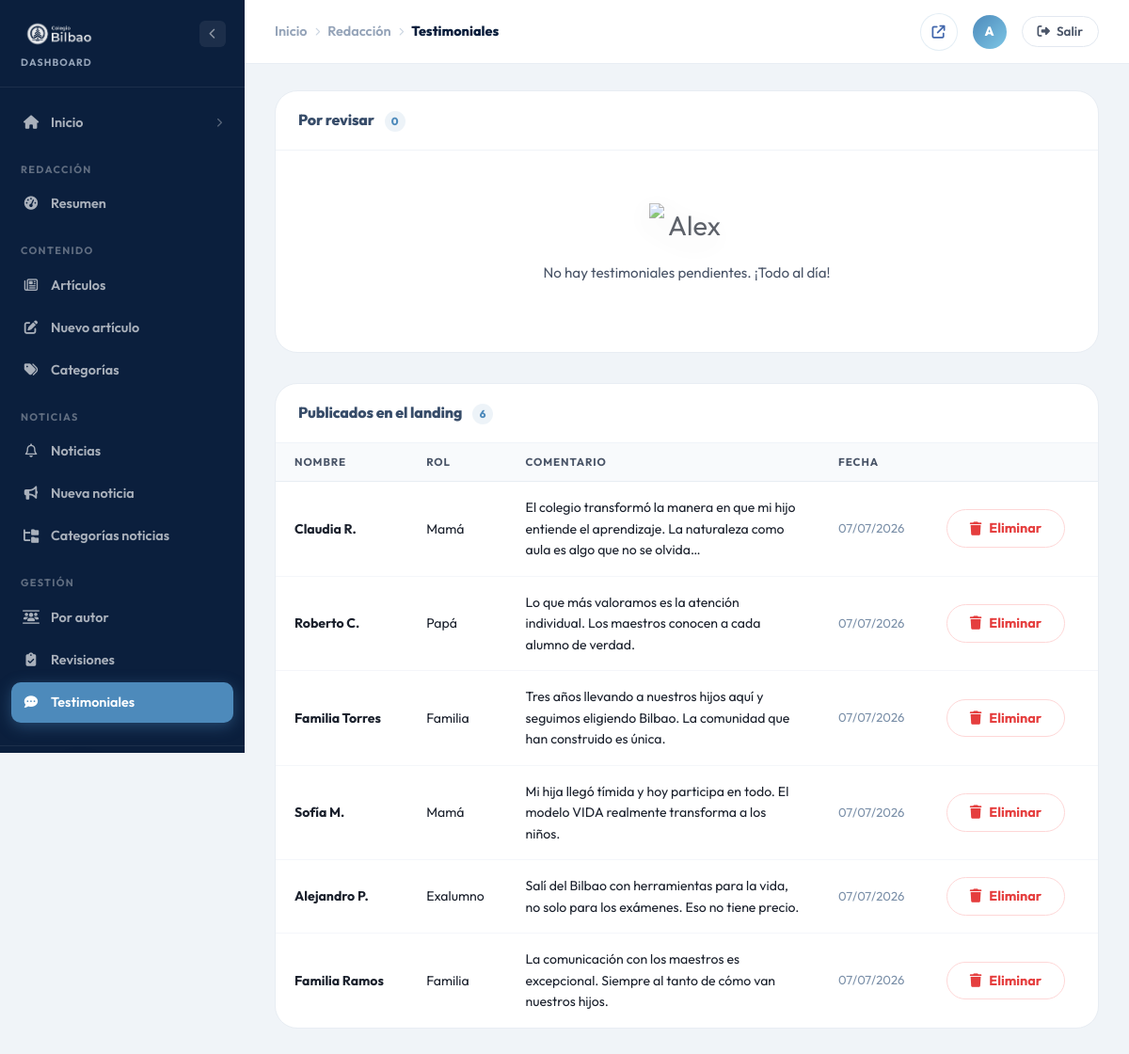
The app's page /dashboard/testimoniales (signed in) with its own data.
### tables this page shows
CREATE TABLE testimoniales (
  id         INT AUTO_INCREMENT PRIMARY KEY,
  nombre     VARCHAR(100) NOT NULL,
  rol        ENUM('Papá','Mamá','Exalumno','Exalumna','Familia') NOT NULL,
  comentario TEXT NOT NULL,
  aprobado   TINYINT(1) NOT NULL DEFAULT 0,
  created_at TIMESTAMP DEFAULT CURRENT_TIMESTAMP
);

### controllers/BlogController.php (called while the page is built, shortened)
<?php
class BlogController {
    public static function testimoniales(Router $router) {
        $testimoniales = Testimonial::todos();
        $router->renderAdmin('blog/testimoniales/index', [
            'titulo'        => 'Testimoniales',
            'testimoniales' => $testimoniales,
        ]);
    }
}

### index.php (called while the page is built, shortened)
<?php
(function() {
    $uri = parse_url($_SERVER['REQUEST_URI'] ?? '/', PHP_URL_PATH);
    if (!preg_match('#^/build/(.+)$#', $uri, $m)) return;
    $file = __DIR__ . '/public/build/' . $m[1];
    readfile($file);
    exit;
})();
$router = new Router();
$router->get('/', [EstaticasController::class, 'index']);
$router->get('/conocenos/quienes-somos', [EstaticasController::class, 'quienessomos']);
$router->get('/conocenos/equipo-educativo', [EstaticasController::class, 'equipoeducativo']);
$router->get('/conocenos/instalaciones', [EstaticasController::class, 'instalaciones']);
$router->get('/conocenos/certificaciones-y-reconocimientos', [EstaticasController::class, 'certificaciones']);
$router->get('/modelo-educativo/modelo-vida', [EstaticasController::class, 'modelovida']);
$router->get('/modelo-educativo/filosofia-y-metodologia', [EstaticasController::class, 'filosofiametodologia']);
$router->get('/modelo-educativo/aprendizaje-integral', [EstaticasController::class, 'aprendizajeintegral']);
$router->get('/modelo-educativo/idiomas', [EstaticasController::class, 'idiomas']);
$router->get('/niveles', [EstaticasController::class, 'niveles']);
$router->get('/niveles-academicos/preescolar', [EstaticasController::class, 'preescolar']);
$router->get('/niveles-academicos/primaria', [EstaticasController::class, 'primaria']);
$router->get('/niveles-academicos/secundaria', [EstaticasController::class, 'secundaria']);
$router->get('/niveles-academicos/preparatoria', [EstaticasController::class, 'preparatoria']);
$router->get('/vida-escolar/afterschool-extracurriculares', [EstaticasController::class, 'afterschool']);
$router->get('/vida-escolar/cuidado-y-bienestar', [EstaticasController::class, 'cuidadobienestar']);
$router->get('/vida-escolar/eventos-y-tradiciones', [EstaticasController::class, 'eventostradicones']);
$router->get('/vida-escolar/futuro-universitario-becas', [EstaticasController::class, 'futurouniversitario']);
$router->get('/vida-escolar/programa-dual', [EstaticasController::class, 'programadual']);
$router->get('/vida-escolar/servicios-para-familias', [EstaticasController::class, 'serviciofamilias']);
$router->get('/admisiones', [EstaticasController::class, 'inicio']);
$router->get('/admisiones/proceso', [EstaticasController::class, 'proceso']);
$router->get('/admisiones/preguntas-frecuentes', [EstaticasController::class, 'preguntasfrecuentes']);
$router->get('/admisiones/convenios', [EstaticasController::class, 'convenios']);
$router->get('/admisiones/convocatoria-becas', [EstaticasController::class, 'convocatoriabecas']);
$router->get('/admisiones/contacto', [EstaticasController::class, 'contacto']);
$router->get('/comunidad/estudiantes', [EstaticasController::class, 'estudiantes']);
$router->get('/comunidad/familias', [EstaticasController::class, 'familias']);
$router->get('/comunidad/colaboradores', [EstaticasController::class, 'colaboradores']);
$router->get('/noticias', [EstaticasController::class, 'noticias']);
$router->pattern('/noticias/{slug}', [EstaticasController::class, 'noticiaDetalle']);
$router->get('/contacto', [EstaticasController::class, 'contacto']);
$router->get('/contacto/directorio', [EstaticasController::class, 'directorio']);
$router->get('/contacto/cultura-y-talento', [EstaticasController::class, 'culturatalento']);
$router->get('/contacto/proveedores', [EstaticasController::class, 'proveedores']);
$router->get('/feedback-testimoniales',  [EstaticasController::class, 'feedbackTestimoniales']);
$router->post('/feedback-testimoniales', [EstaticasController::class, 'feedbackTestimoniales']);
$router->get('/aviso-privacidad', [EstaticasController::class, 'avisoprivacidad']);
$router->get('/terminos-y-condiciones', [EstaticasController::class, 'terminoscondiciones']);
$router->get('/mapa-del-sitio', [EstaticasController::class, 'mapadelsitio']);
$router->get('/cuenta/login', [AuthController::class, 'login']);
$router->post('/cuenta/login', [AuthController::class, 'login']);
$router->post('/cuenta/logout', [AuthController::class, 'logout']);
$router->get('/registro', [AuthController::class, 'registro']);
$router->post('/registro', [AuthController::class, 'registro']);
$router->get('/olvide', [AuthController::class, 'olvide']);
$router->post('/olvide', [AuthController::class, 'olvide']);
$router->get('/reestablecer', [AuthController::class, 'reestablecer']);
$router->post('/reestablecer', [AuthController::class, 'reestablecer']);
$router->get('/mensaje', [AuthController::class, 'mensaje']);
$router->get('/confirmar-cuenta', [AuthController::class, 'confirmar']);
$router->get('/blog', [BlogController::class, 'blogPublico']);
$router->pattern('/blog/{slug}', [BlogController::class, 'verArticulo']);
$router->get('/login', [BlogController::class, 'login']);
$router->post('/login', [BlogController::class, 'login']);
$router->post('/logout', [BlogController::class, 'logout']);
$router->get('/dashboard', [BlogController::class, 'home']);
$router->get('/dashboard/redaccion', [BlogController::class, 'redaccion']);
$router->get('/dashboard/suplencias', [BlogController::class, 'suplencias']);
$router->get('/dashboard/suplencias/crear', [BlogController::class, 'crearSuplencia']);
$router->post('/dashboard/suplencias/crear', [BlogController::class, 'crearSuplencia']);
$router->get('/dashboard/suplencias/editar', [BlogController::class, 'editarSuplencia']);
$router->post('/dashboard/suplencias/editar', [BlogController::class, 'editarSuplencia']);
$router->post('/dashboard/suplencias/eliminar', [BlogController::class, 'eliminarSuplencia']);
$router->get('/dashboard/suplencias/buscar-colaboradores', [BlogController::class, 'buscarColaboradores']);
$router->get('/dashboard/articulos', [BlogController::class, 'articulos']);
$router->get('/dashboard/articulos/crear', [BlogController::class, 'crearArticulo']);
$router->post('/dashboard/articulos/crear', [BlogController::class, 'crearArticulo']);
$router->get('/dashboard/articulos/editar', [BlogController::class, 'editarArticulo']);
$router->post('/dashboard/articulos/editar', [BlogController::class, 'editarArticulo']);
$router->post('/dashboard/articulos/eliminar', [BlogController::class, 'eliminarArticulo']);
$router->post('/dashboard/articulos/enviar-revision', [BlogController::class, 'enviarRevisionArticulo']);
$router->post('/dashboard/articulos/aprobar', [BlogController::class, 'aprobarArticulo']);
$router->post('/dashboard/articulos/rechazar', [BlogController::class, 'rechazarArticulo']);
$router->post('/dashboard/articulos/like', [BlogController::class, 'likeArticulo']);
$router->get('/dashboard/usuarios', [BlogController::class, 'usuarios']);
$router->get('/dashboard/usuarios/cumpleanos', [BlogController::class, 'cumpleanos']);
$router->get('/dashboard/usuarios/crear', [BlogController::class, 'crearUsuario']);
$router->post('/dashboard/usuarios/crear', [BlogController::class, 'crearUsuario']);
$router->get('/dashboard/usuarios/editar', [BlogController::class, 'editarUsuario']);
$router->post('/dashboard/usuarios/editar', [BlogController::class, 'editarUsuario']);
$router->post('/dashboard/usuarios/eliminar', [BlogController::class, 'eliminarUsuario']);
$router->get('/dashboard/perfil', [BlogController::class, 'perfil']);
$router->post('/dashboard/perfil', [BlogController::class, 'perfil']);
$router->get('/dashboard/categorias', [BlogController::class, 'categorias']);
$router->get('/dashboard/categorias/crear', [BlogController::class, 'crearCategoria']);
$router->post('/dashboard/categorias/crear', [BlogController::class, 'crearCategoria']);
$router->get('/dashboard/categorias/editar', [BlogController::class, 'editarCategoria']);
$router->post('/dashboard/categorias/editar', [BlogController::class, 'editarCategoria']);
$router->post('/dashboard/categorias/eliminar', [BlogController::class, 'eliminarCategoria']);
$router->get('/dashboard/noticias', [BlogController::class, 'noticias']);
$router->get('/dashboard/noticias/crear', [BlogController::class, 'crearNoticia']);
$router->post('/dashboard/noticias/crear', [BlogController::class, 'crearNoticia']);
$router->get('/dashboard/noticias/editar', [BlogController::class, 'editarNoticia']);
$router->post('/dashboard/noticias/editar', [BlogController::class, 'editarNoticia']);
$router->post('/dashboard/noticias/eliminar', [BlogController::class, 'eliminarNoticia']);
$router->post('/dashboard/noticias/enviar-revision', [BlogController::class, 'enviarRevisionNoticia']);
$router->post('/dashboard/noticias/aprobar', [BlogController::class, 'aprobarNoticia']);
$router->post('/dashboard/noticias/rechazar', [BlogController::class, 'rechazarNoticia']);
$router->post('/dashboard/noticias/like', [BlogController::class, 'likeNoticia']);
$router->get('/dashboard/noticias/categorias', [BlogController::class, 'categoriasNoticias']);
$router->get('/dashboard/noticias/categorias/crear', [BlogController::class, 'crearCategoriaNoticia']);
$router->post('/dashboard/noticias/categorias/crear', [BlogController::class, 'crearCategoriaNoticia']);
$router->get('/dashboard/noticias/categorias/editar', [BlogController::class, 'editarCategoriaNoticia']);
$router->post('/dashboard/noticias/categorias/editar', [BlogController::class, 'editarCategoriaNoticia']);
$router->post('/dashboard/noticias/categorias/eliminar', [BlogController::class, 'eliminarCategoriaNoticia']);
$router->get('/dashboard/testimoniales',           [BlogController::class, 'testimoniales']);
$router->post('/dashboard/testimoniales/aprobar',  [BlogController::class, 'aprobarTestimonial']);
$router->post('/dashboard/testimoniales/rechazar', [BlogController::class, 'rechazarTestimonial']);
$router->get('/dashboard/revisiones', [BlogController::class, 'revisiones']);
$router->get('/dashboard/mis-revisiones', [BlogController::class, 'misRevisiones']);
$router->get('/dashboard/notificaciones',             [BlogController::class, 'notificaciones']);
$router->post('/dashboard/notificaciones/leer',       [BlogController::class, 'marcarNotificacionLeida']);
$router->post('/dashboard/notificaciones/leer-todas', [BlogController::class, 'marcarTodasLeidas']);
$router->get('/dashboard/autores', [BlogController::class, 'autores']);
$router->get('/blog/login',     function() { header('Location: /login', true, 301); exit; });
$router->get('/blog/articulos', function() { header('Location: /dashboard/articulos', true, 301); exit; });
$router->get('/blog/usuarios',  function() { header('Location: /dashboard/usuarios', true, 301); exit; });
$router->get('/blog/categorias',function() { header('Location: /dashboard/categorias', true, 301); exit; });
$router->get('/blog/noticias',  function() { header('Location: /dashboard/noticias', true, 301); exit; });
$router->get('/blog/dashboard', function() { header('Location: /dashboard', true, 301); exit; });
$router->comprobarRutas();

### models/ActiveRecord.php (called while the page is built, shortened)
<?php
class ActiveRecord {
    protected static $db;
    public static function setDB($database) {
        self::$db = $database;
    }
    public static function consultarSQL($query) {
        $resultado = self::$db->query($query);
        $array = [];
        while($registro = $resultado->fetch_assoc()) {
            $array[] = static::crearObjeto($registro);
        }
        return $array;
    }
    protected static function crearObjeto($registro) {
        $objeto = new static;
        foreach($registro as $key => $value ) {
            if(property_exists( $objeto, $key  )) {
                $objeto->$key = $value;
            }
        }
        return $objeto;
    }
}

### models/Testimonial.php (called while the page is built, shortened)
<?php
class Testimonial extends ActiveRecord {
    public static function todos(): array {
        return self::consultarSQL(
            "SELECT * FROM testimoniales ORDER BY aprobado ASC, created_at DESC"
        );
    }
}

### views/blog/testimoniales/index.php (the view, shortened to what this page needs)
<div class="admin-layout">
    <?php include __DIR__ . '/../_sidebar.php'; ?>
    <div class="admin-main">
        <header class="admin-topbar">
            <div class="admin-topbar__left">
            </div>
            <div class="admin-topbar__actions">
                <?php include __DIR__ . '/../_topbar-avatar.php'; ?>
                <form action="/logout" method="POST" style="display:flex;align-items:center;">
                    <button type="submit" class="admin-logout-btn">
                        <i class="fa-solid fa-right-from-bracket"></i> Salir
                    </button>
                </form>
            </div>
        </header>
        <main class="admin-content">
            <?php
            $pendientes = array_filter($testimoniales ?? [], fn($t) => !$t->aprobado);
            $aprobados  = array_filter($testimoniales ?? [], fn($t) => $t->aprobado);
            ?>
            <div class="admin-panel" style="margin-bottom:32px;">
                <div class="admin-panel__header">
                    <h2 class="admin-panel__title">
                        Por revisar
                        <span class="admin-panel__count"><?= count($pendientes) ?></span>
                    </h2>
                </div>
                <?php if (empty($pendientes)): ?>
                <div class="admin-empty-state">
                    <img src="/build/assets/img/alex/alex-lee.png" alt="Alex" class="admin-empty-state__img" style="width:80px;">
                    <p class="admin-empty-state__text">No hay testimoniales pendientes. ¡Todo al día!</p>
                </div>
                <?php endif; ?>
            </div>
            <div class="admin-panel">
                <div class="admin-panel__header">
                    <h2 class="admin-panel__title">
                        Publicados en el landing
                        <span class="admin-panel__count"><?= count($aprobados) ?></span>
                    </h2>
                </div>
                <?php if (empty($aprobados)): ?>
                <div class="admin-empty-state">
                    <p class="admin-empty-state__text">Aún no hay testimoniales aprobados.</p>
                </div>
                <?php else: ?>
                <div style="overflow-x:auto;">
                    <table class="admin-table">
                        <thead>
                            <tr>
                                <th>Nombre</th>
                                <th>Rol</th>
                                <th>Comentario</th>
                                <th>Fecha</th>
                                <th></th>
                            </tr>
                        </thead>
                        <tbody>
                        <?php foreach ($aprobados as $t): ?>
                            <tr>
                                <td><strong><?= htmlspecialchars($t->nombre) ?></strong></td>
                                <td><?= htmlspecialchars($t->rol) ?></td>
                                <td style="max-width:320px;"><?= htmlspecialchars(mb_substr($t->comentario, 0, 120)) ?><?= mb_strlen($t->comentario) > 120 ? '…' : '' ?></td>
                                <td style="white-space:nowrap;color:#7a8fa8;font-size:.82rem;"><?= date('d/m/Y', strtotime($t->created_at)) ?></td>
                                <td>
                                    <form method="POST" action="/dashboard/testimoniales/rechazar" data-confirm="¿Eliminar este testimonio publicado? Desaparecerá del sitio.">
                                        <button type="submit" class="admin-btn admin-btn--danger admin-btn--sm">
                                            <i class="fa-solid fa-trash"></i> Eliminar
                                        </button>
                                    </form>
                                </td>
                            </tr>
                        <?php endforeach; ?>
                        </tbody>
                    </table>
                </div>
                <?php endif; ?>
            </div>
        </main>
    </div>
</div>

### records on screen
testimoniales: nombre "Claudia R.", rol "Mamá", comentario "El colegio transformó la manera en que mi hijo entiende el aprendizaje. La naturaleza como aula es algo que no se olvida", created_at "07/07/2026"
testimoniales: nombre "Roberto C.", rol "Papá", comentario "Lo que más valoramos es la atención individual. Los maestros conocen a cada alumno de verdad.", created_at "07/07/2026"
testimoniales: nombre "Familia Torres", rol "Familia", comentario "Tres años llevando a nuestros hijos aquí y seguimos eligiendo Bilbao. La comunidad que han construido es única.", created_at "07/07/2026"
testimoniales: nombre "Sofía M.", rol "Mamá", comentario "Mi hija llegó tímida y hoy participa en todo. El modelo VIDA realmente transforma a los niños.", created_at "07/07/2026"
testimoniales: nombre "Alejandro P.", rol "Exalumno", comentario "Salí del Bilbao con herramientas para la vida, no solo para los exámenes. Eso no tiene precio.", created_at "07/07/2026"
testimoniales: nombre "Familia Ramos", rol "Familia", comentario "La comunicación con los maestros es excepcional. Siempre al tanto de cómo van nuestros hijos.", created_at "07/07/2026"

### other values on screen
$_cr['label'] "Inicio"
$_cr['label'] "Redacción"
$_cr['label'] "Testimoniales"
$_tbInicial "A"
count($pendientes) "0"
count($aprobados) "6"
